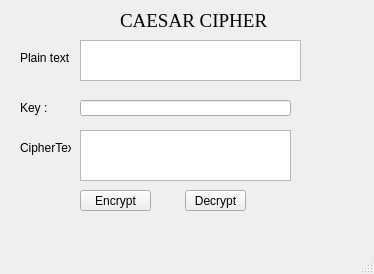
<?xml version="1.0" encoding="UTF-8"?>
<ui version="4.0">
 <class>MainWindow</class>
 <widget class="QMainWindow" name="MainWindow">
  <property name="geometry">
   <rect>
    <x>0</x>
    <y>0</y>
    <width>374</width>
    <height>274</height>
   </rect>
  </property>
  <property name="windowTitle">
   <string>MainWindow</string>
  </property>
  <widget class="QWidget" name="centralwidget">
   <widget class="QLabel" name="label">
    <property name="geometry">
     <rect>
      <x>120</x>
      <y>10</y>
      <width>171</width>
      <height>21</height>
     </rect>
    </property>
    <property name="font">
     <font>
      <family>Times New Roman</family>
      <pointsize>14</pointsize>
     </font>
    </property>
    <property name="text">
     <string>CAESAR CIPHER</string>
    </property>
   </widget>
   <widget class="QLabel" name="label_2">
    <property name="geometry">
     <rect>
      <x>20</x>
      <y>50</y>
      <width>51</width>
      <height>16</height>
     </rect>
    </property>
    <property name="text">
     <string>Plain text :</string>
    </property>
   </widget>
   <widget class="QLabel" name="label_3">
    <property name="geometry">
     <rect>
      <x>20</x>
      <y>100</y>
      <width>41</width>
      <height>16</height>
     </rect>
    </property>
    <property name="text">
     <string>Key :</string>
    </property>
   </widget>
   <widget class="QLabel" name="label_4">
    <property name="geometry">
     <rect>
      <x>20</x>
      <y>140</y>
      <width>51</width>
      <height>16</height>
     </rect>
    </property>
    <property name="text">
     <string>CipherText :</string>
    </property>
   </widget>
   <widget class="QTextEdit" name="txt_plaintext">
    <property name="geometry">
     <rect>
      <x>80</x>
      <y>40</y>
      <width>221</width>
      <height>41</height>
     </rect>
    </property>
   </widget>
   <widget class="QLineEdit" name="txt_key">
    <property name="geometry">
     <rect>
      <x>80</x>
      <y>100</y>
      <width>211</width>
      <height>16</height>
     </rect>
    </property>
   </widget>
   <widget class="QTextEdit" name="txt_ciphertext">
    <property name="geometry">
     <rect>
      <x>80</x>
      <y>130</y>
      <width>211</width>
      <height>51</height>
     </rect>
    </property>
   </widget>
   <widget class="QPushButton" name="btn_encrypt">
    <property name="geometry">
     <rect>
      <x>80</x>
      <y>190</y>
      <width>71</width>
      <height>21</height>
     </rect>
    </property>
    <property name="text">
     <string>Encrypt</string>
    </property>
   </widget>
   <widget class="QPushButton" name="btn_decrypt">
    <property name="geometry">
     <rect>
      <x>185</x>
      <y>190</y>
      <width>61</width>
      <height>21</height>
     </rect>
    </property>
    <property name="text">
     <string>Decrypt</string>
    </property>
   </widget>
  </widget>
  <widget class="QMenuBar" name="menubar">
   <property name="geometry">
    <rect>
     <x>0</x>
     <y>0</y>
     <width>374</width>
     <height>18</height>
    </rect>
   </property>
  </widget>
  <widget class="QStatusBar" name="statusbar"/>
 </widget>
 <resources/>
 <connections/>
</ui>
